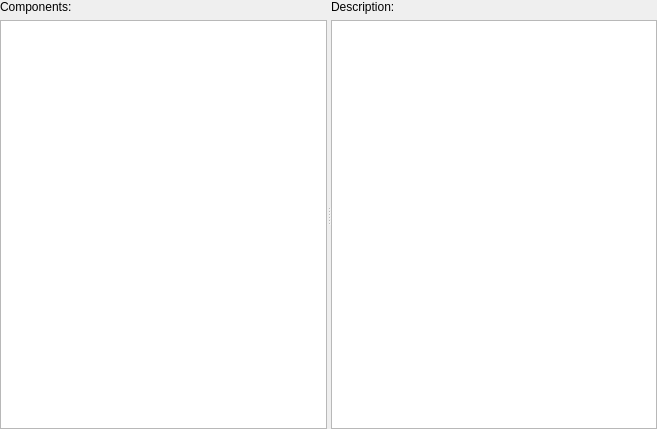
<?xml version="1.0" encoding="UTF-8"?>
<ui version="4.0">
 <class>ComponentsWidget</class>
 <widget class="QWidget" name="amc::ComponentsWidget">
  <property name="geometry">
   <rect>
    <x>0</x>
    <y>0</y>
    <width>657</width>
    <height>429</height>
   </rect>
  </property>
  <property name="minimumSize">
   <size>
    <width>100</width>
    <height>100</height>
   </size>
  </property>
  <property name="windowTitle">
   <string>Components</string>
  </property>
  <property name="locale">
   <locale language="English" country="UnitedStates"/>
  </property>
  <layout class="QGridLayout" name="gridLayout">
   <property name="leftMargin">
    <number>0</number>
   </property>
   <property name="topMargin">
    <number>0</number>
   </property>
   <property name="rightMargin">
    <number>0</number>
   </property>
   <property name="bottomMargin">
    <number>0</number>
   </property>
   <property name="spacing">
    <number>0</number>
   </property>
   <item row="0" column="0">
    <layout class="QVBoxLayout" name="verticalLayoutLabels">
     <property name="spacing">
      <number>0</number>
     </property>
     <property name="sizeConstraint">
      <enum>QLayout::SetMaximumSize</enum>
     </property>
     <item>
      <layout class="QHBoxLayout" name="horizontalLayoutLabels">
       <property name="spacing">
        <number>6</number>
       </property>
       <property name="sizeConstraint">
        <enum>QLayout::SetMaximumSize</enum>
       </property>
      </layout>
     </item>
     <item>
      <widget class="QWidget" name="componentsWidget" native="true">
       <property name="sizePolicy">
        <sizepolicy hsizetype="Expanding" vsizetype="Expanding">
         <horstretch>10</horstretch>
         <verstretch>0</verstretch>
        </sizepolicy>
       </property>
       <layout class="QHBoxLayout" name="horizontalLayout_4">
        <property name="spacing">
         <number>6</number>
        </property>
        <property name="leftMargin">
         <number>0</number>
        </property>
        <property name="topMargin">
         <number>0</number>
        </property>
        <property name="rightMargin">
         <number>0</number>
        </property>
        <property name="bottomMargin">
         <number>0</number>
        </property>
        <item>
         <widget class="QSplitter" name="splitter">
          <property name="orientation">
           <enum>Qt::Horizontal</enum>
          </property>
          <widget class="QWidget" name="gridLayoutWidget_2">
           <layout class="QGridLayout" name="gridLayout_2">
            <item row="0" column="0">
             <widget class="QLabel" name="commentsLabel">
              <property name="text">
               <string>Components:</string>
              </property>
             </widget>
            </item>
            <item row="1" column="0">
             <widget class="QTreeView" name="componentsTreeView"/>
            </item>
           </layout>
          </widget>
          <widget class="QWidget" name="gridLayoutWidget_3">
           <layout class="QGridLayout" name="gridLayout_3">
            <item row="1" column="0">
             <widget class="QTextEdit" name="descriptionTextEdit">
              <property name="undoRedoEnabled">
               <bool>false</bool>
              </property>
              <property name="readOnly">
               <bool>true</bool>
              </property>
             </widget>
            </item>
            <item row="0" column="0">
             <widget class="QLabel" name="componentsLabel">
              <property name="text">
               <string>Description:</string>
              </property>
             </widget>
            </item>
           </layout>
          </widget>
         </widget>
        </item>
       </layout>
      </widget>
     </item>
    </layout>
   </item>
  </layout>
 </widget>
 <resources/>
 <connections/>
</ui>
